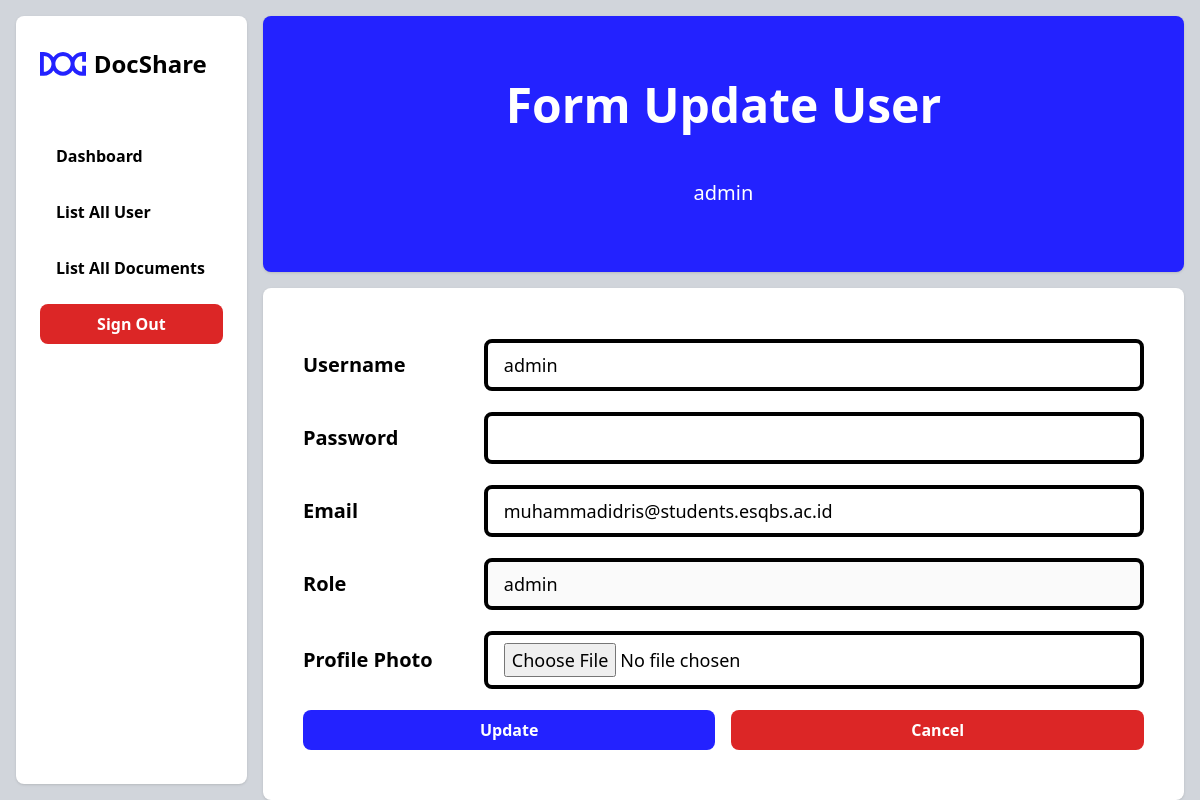
Screenshot of /index.php?p=updateUser&user_id=2 (signed in) with the database file from the repository.
### tables this page shows
CREATE TABLE `tbl_users` (
  `user_id` int(11) NOT NULL,
  `username` varchar(50) DEFAULT NULL,
  `email` varchar(100) DEFAULT NULL,
  `profile_photo` varchar(255) DEFAULT NULL,
  `role` enum('admin','member') DEFAULT 'member',
  `password` varchar(255) NOT NULL
);

### class/class.User.php (called while the page is built, shortened)
<?php
class User extends Connection
{
    private $user_id = 0;
    public function __get($attribute)
    {
        if (property_exists($this, $attribute)) {
            return $this->$attribute;
        } else {
            return null;
        }
    }
    public function SelectUserById()
    {
        $sql = "SELECT user_id, username, password, email, role FROM tbl_users WHERE user_id='$this->user_id'";
        $resultUser = mysqli_query($this->connection, $sql);
        if (mysqli_num_rows($resultUser) == 1) {
            $data = mysqli_fetch_assoc($resultUser);
            $this->user_id = $data["user_id"];
            $this->username = $data["username"];
            $this->email = $data["email"];
            $this->role = $data["role"];
        }
    }
}
?>

### inc.connect.php (called while the page is built, shortened)
<?php
class Connection
{
    private $host = 'localhost';
    private $user = 'root';
    private $password = '';
    private $db = 'docshare';
    function connect()
    {
        $conn = mysqli_connect($this->host, $this->user, $this->password);
        mysqli_select_db($conn, $this->db);
        $this->connection = $conn;
    }
}
?>

### pages/updateUser.php (the view, shortened to what this page needs)
<?php
if (!isset($_SESSION["user_id"])) {
    header("location: index.php?p=signin");
    exit();
} else {
    if ((isset($_GET["user_id"]) && $_SESSION["role"] == "admin") || ($_GET["user_id"] == $_SESSION["user_id"])) {
        require_once ('./class/class.User.php');
        $objUser = new User();
        $objUser->user_id = $_GET["user_id"];
        $objUser->SelectUserById();
    } else if ((!$_GET["user_id"] && $_SESSION["role"] == "admin")) {
        header("location: ./index.php?p=listUser");
        exit;
    } else {
        header("location: ./index.php?p=signin");
        exit;
    }
}
?>
<main class="w-4/5 h-full flex flex-column flex-wrap justify-center items-center gap-4">
    <div class="w-full h-1/3 p-10 rounded-lg bg-blue shadow flex flex-column flex-wrap justify-center items-center">
        <h1 class="font-semibold text-center text-5xl text-white w-full">Form Update User</h1>
        <p class="text-white text-center text-xl"><?php echo $objUser->username; ?></p>
    </div>
    <form action="" method="post" enctype="multipart/form-data"
        class="w-full h-2/3 p-10 rounded-lg bg-white shadow flex flex-column flex-wrap justify-center items-center">
        <div class="flex flex-column items-center justify-start gap-4 w-full">
            <label for="username" class="font-semibold text-xl w-1/5">Username</label>
            <input type="text" name="username" id="username" value="<?= $objUser->username ?>"
                class="px-4 py-2 w-4/5 text-lg outline-none border-4 rounded-lg border-black focus:border-blue">
        </div>
        <div class="flex flex-column items-center justify-start gap-4 w-full">
            <label for="password" class="font-semibold text-xl w-1/5">Password</label>
            <input type="password" name="password" id="password"
                class="px-4 py-2 w-4/5 text-lg outline-none border-4 rounded-lg border-black focus:border-blue">
        </div>
        <div class="flex flex-column items-center justify-start gap-4 w-full">
            <label for="email" class="font-semibold text-xl w-1/5">Email</label>
            <input type="text" name="email" id="email" value="<?= $objUser->email ?>"
                class="px-4 py-2 w-4/5 text-lg outline-none border-4 rounded-lg border-black focus:border-blue">
        </div>
        <div class="flex flex-column items-center justify-start gap-4 w-full">
            <label for="role" class="font-semibold text-xl w-1/5">Role</label>
            <input type="text" name="role" id="role" value="<?= $objUser->role ?>"
                class="px-4 py-2 w-4/5 text-lg outline-none border-4 rounded-lg border-black" disabled>
        </div>
        <div class="flex flex-column items-center justify-start gap-4 w-full">
            <label for="profile_photo" class="font-semibold text-xl w-1/5">Profile Photo</label>
            <input type="file" name="profile_photo" id="profile_photo"
                class="px-4 py-2 w-4/5 text-lg outline-none border-4 rounded-lg border-black">
        </div>
        <div class="flex flex-column items-center justify-start gap-4 w-full">
            <input type="submit" value="Update" name="submit"
                class="w-1/2 px-4 py-2 text-center font-semibold text-white rounded-lg bg-blue hover:bg-black cursor-pointer">
            <?php if ($_SESSION["role"] == "admin") { ?>
                <a href="./index.php?p=listUser"
                    class="w-1/2 px-4 py-2 text-center font-semibold text-white rounded-lg bg-red-600 hover:bg-black cursor-pointer">Cancel</a>
            <?php } else { ?>
                <a href="./index.php?p=dashboardMember"
                    class="w-1/2 px-4 py-2 text-center font-semibold text-white rounded-lg bg-red-600 hover:bg-black cursor-pointer">Cancel</a>
            <?php } ?>
        </div>
    </form>
</main>

### rows the page displays
tbl_users: username "admin", email "muhammadidris@students.esqbs.ac.id", role "admin"
